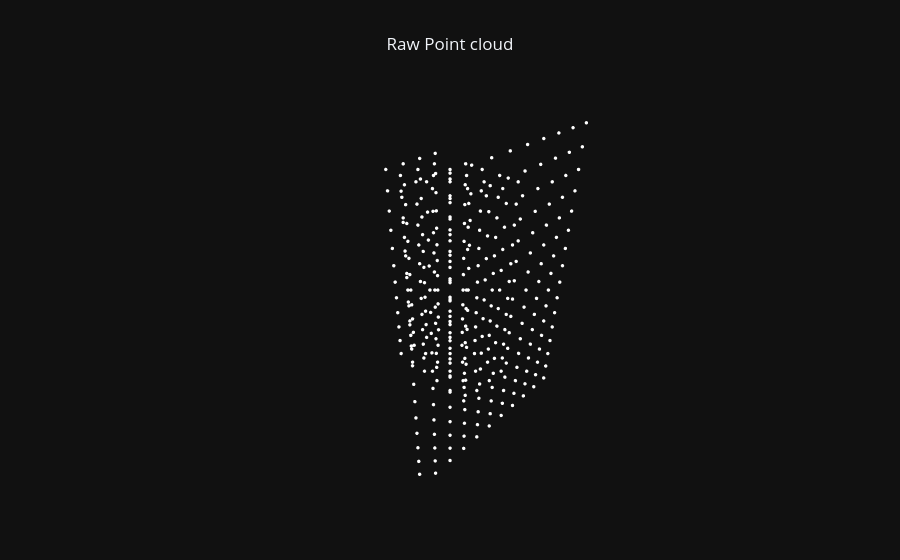

Notebook code for this chart:
### Code cell
idx_tst = random.randint(0,len(points_list))

# load point cloud data
points_tst = voxel_grid_downsampling(np.load(points_list[idx_tst]), grid_size=0.05)
print(f"points shape = {points_tst.shape}, min xyz = {np.min(points_tst, axis=0)}, max xyz = {np.max(points_tst, axis=0)}")

# load segmentation lables
seg_file_path_tst = points_list[idx_tst].replace('points', 'points_label').replace('.npy', '.seg')
seg_labels_tst = np.loadtxt(seg_file_path_tst).astype(np.int8)
print(f"seg_labels shape = {seg_labels_tst.shape}, unique labels = {np.unique(seg_labels_tst)}")

pc_plots_tst = plot_pc_data3d(x=points_tst[:,0], y=points_tst[:,1], z=points_tst[:,2], apply_color_gradient=False, color=PART_COLORS[seg_labels_tst - 1], marker_size=2)
layout_tst = dict(template="plotly_dark", title="Raw Point cloud", scene=PCD_SCENE, title_x=0.5)
fig_tst = go.Figure(data=pc_plots_tst, layout=layout_tst)   
fig_tst.show()

### Figure 1 — Plotly figure (JSON) as saved in the notebook; plotly's stock layout.template omitted (floating-point values rounded to 4 significant figures; data arrays with more than 128 entries replaced by an {"elided": "..."} marker saying what was removed)
{"data": [{"hoverinfo": "skip", "marker": {"color": {"elided": "2832x3 int values"}, "opacity": 1, "size": 2}, "mode": "markers", "showlegend": false, "type": "scatter3d", "x": {"elided": "362 float values"}, "y": {"elided": "362 float values"}, "z": {"elided": "362 float values"}}], "layout": {"scene": {"aspectmode": "data", "xaxis": {"visible": false}, "yaxis": {"visible": false}, "zaxis": {"visible": false}}, "title": {"text": "Raw Point cloud", "x": 0.5}}}
